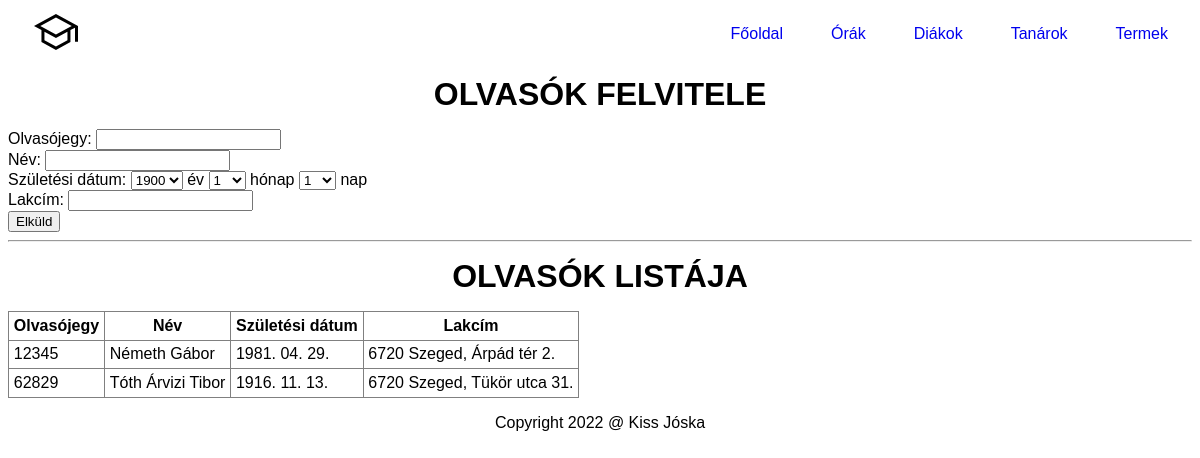
The app's page /olvasok.php with its own data.
### tables this page shows
CREATE TABLE IF NOT EXISTS `OLVASOK` (
  `olvasojegy` int(6) NOT NULL,
  `nev` varchar(30) NOT NULL,
  `szuldatum` date DEFAULT NULL,
  `lakcim` varchar(100) DEFAULT NULL
);

### src/db_fuggvenyek.php (called while the page is built, shortened)
<?php
function konyvtar_csatlakozas() {
	$conn = mysqli_connect("localhost", "root", "") or die("Csatlakozási hiba");
	mysqli_query($conn, 'SET NAMES UTF8');
	mysqli_query($conn, 'SET character_set_results=utf8');
	mysqli_set_charset($conn, 'utf8');
	$conn->set_charset("utf8");
	return $conn;
}
function olvasolistatLeker() {
	if ( !($conn = konyvtar_csatlakozas()) ) {
		return false;
	}
	$result = mysqli_query( $conn,"SELECT olvasojegy, nev, szuldatum, lakcim FROM OLVASOK");
	return $result;
}

### src/olvasok.php (the view, shortened to what this page needs)
<h1>Olvasók felvitele</h1>
<form method="POST" action="olvasofelvitel.php" accept-charset="utf-8">
<label>Olvasójegy: </label>
<input type="text" name="olvasojegy" />
<br>
<label>Név: </label>
<input type="text" name="nev" />
<br>
<label>Születési dátum: </label>
	<select name="szulev" />
	<?php
		for ($i=1900; $i<2100; $i++) {
			echo '<option value="'.$i.'">'.$i.'</option>';
		}
	?>
	</select> év
	<select name="szulhonap" />
	<?php
		for ($i=1; $i<12; $i++) {
			echo '<option value="'.$i.'">'.$i.'</option>';
		}
	?>
	</select> hónap
	<select name="szulnap" />
	<?php
		for ($i=1; $i<31; $i++) {
			echo '<option value="'.$i.'">'.$i.'</option>';
		}
	?>
	</select> nap
<br>
<label>Lakcím: </label>
<input type="text" name="lakcim" />
<br>
<input type="submit" value="Elküld" />
</form>
<hr/>
<h1>Olvasók listája</h1>
<table border="1">
<tr>
<th>Olvasójegy</th>
<th>Név</th>
<th>Születési dátum</th>
<th>Lakcím</th>
</tr>
<?php
	$olvasok = olvasolistatLeker();
    while( $egySor = mysqli_fetch_assoc($olvasok) ) {
		echo '<tr>';
		echo '<td>'. $egySor["olvasojegy"] .'</td>';
		echo '<td>'. $egySor["nev"] .'</td>';
		echo '<td>'. date_format(date_create($egySor["szuldatum"]), 'Y. m. d.') .'</td>';
		echo '<td>'. $egySor["lakcim"] .'</td>';
		echo '</tr>';
	}
?>
</table>

### src/style.css (style rules this page uses)
* { box-sizing: border-box; }
html { color: ; font-family: Arial, Helvetica, sans-serif; }
body { background-color: ; }
p { text-align: justify; }
h1, h2, h3, h4, h5, h6 { font-family: Verdana, Geneva, Tahoma, sans-serif; font-weight: bold; text-align: center; text-transform: uppercase; padding: 0; margin: 1rem; }
a { color: ; }
header { background-color: ; border-bottom-left-radius: ; border-bottom-right-radius: ; font-family: "Rubik", Verdana, sans-serif; margin-bottom: 1rem; padding: 0.4rem; }
nav li { list-style: none; }
nav a { text-decoration: none; }
.header { align-items: center; display: flex; justify-content: space-between; padding: 0 1.5rem; }
.nav-menu { align-items: center; display: flex; justify-content: space-between; }
.nav-item { margin-left: 3rem; }
table { background-color:; border-collapse: collapse; }
td, th { padding: 0.3rem; }

### records on screen
olvasok: olvasojegy "12345", nev "Németh Gábor", szuldatum "1981. 04. 29.", lakcim "6720 Szeged, Árpád tér 2."
olvasok: olvasojegy "62829", nev "Tóth Árvizi Tibor", szuldatum "1916. 11. 13.", lakcim "6720 Szeged, Tükör utca 31."

### other values on screen
form field szulev "1900"
form field szulhonap "1"
form field szulnap "1"
